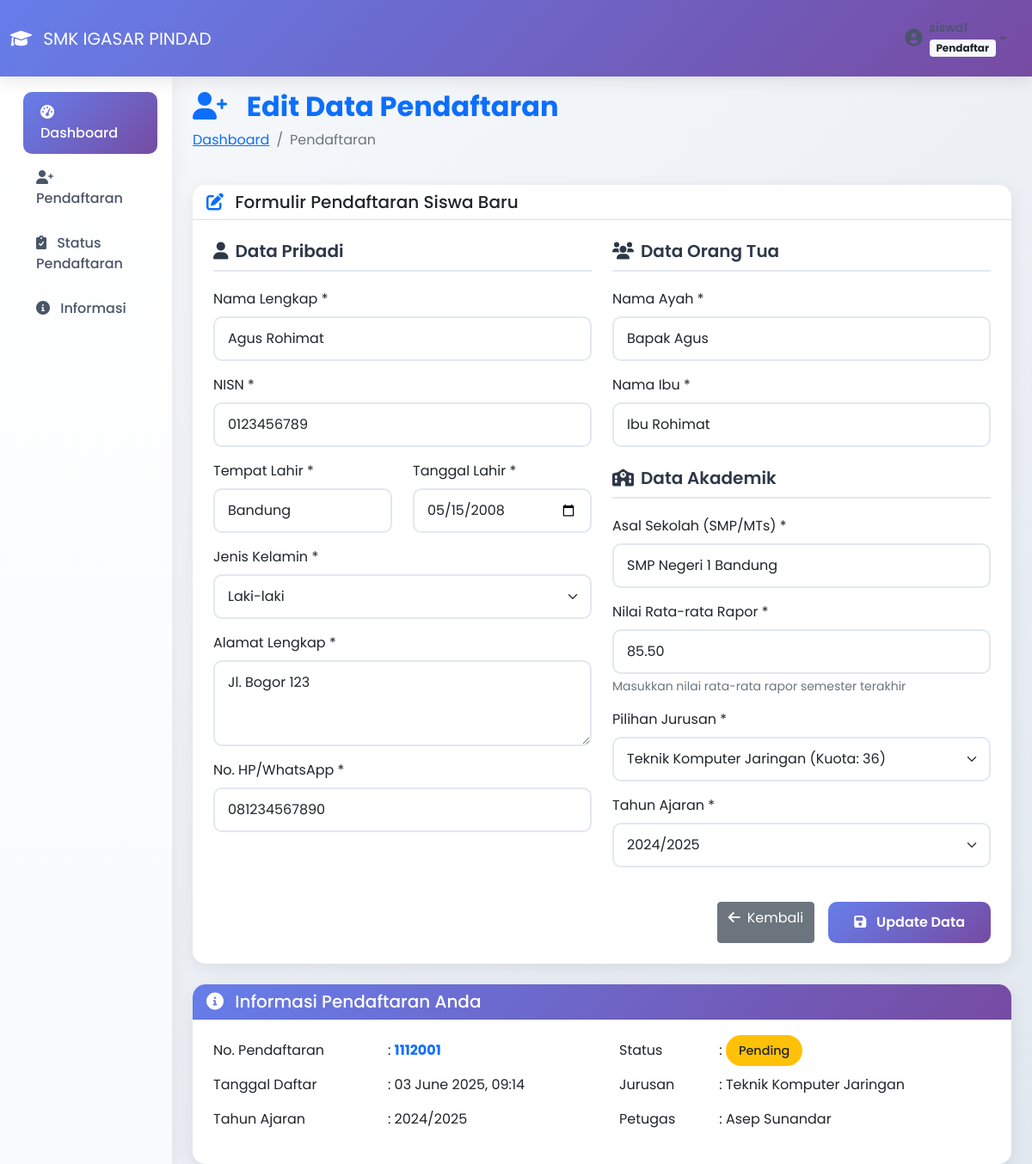
The page /Pendaftaran.php (signed in) on the database its author committed.
### tables this page shows
CREATE TABLE pendaftar (
    no_daftar VARCHAR(20) PRIMARY KEY,
    nama VARCHAR(100),
    alamat TEXT,
    jk CHAR(1),
    kode_jur VARCHAR(10),
    kd_petugas VARCHAR(10),
    tahun_ajaran VARCHAR(10),
    nisn VARCHAR(20),
    tempat_lahir VARCHAR(100),
    tanggal_lahir DATE,
    nama_ayah VARCHAR(100),
    nama_ibu VARCHAR(100),
    no_hp VARCHAR(20),
    asal_sekolah VARCHAR(100),
    nilai_rata DECIMAL(5,2),
    status_pendaftaran ENUM('pending', 'diterima', 'ditolak') DEFAULT 'pending',
    user_id INT,
    tanggal_daftar TIMESTAMP DEFAULT CURRENT_TIMESTAMP,
    FOREIGN KEY (kode_jur) REFERENCES jurusan(kode_jur),
    FOREIGN KEY (kd_petugas) REFERENCES petugas(kd_petugas),
    FOREIGN KEY (user_id) REFERENCES registrasi(id_registrasi)
);

CREATE TABLE jurusan (
    kode_jur VARCHAR(10) PRIMARY KEY,
    nama_jurusan VARCHAR(100),
    kuota INT DEFAULT 30,
    status VARCHAR(20) DEFAULT 'aktif',
    created_at TIMESTAMP DEFAULT CURRENT_TIMESTAMP
);

CREATE TABLE petugas (
    kd_petugas VARCHAR(10) PRIMARY KEY,
    nama_petugas VARCHAR(100),
    role ENUM('petugas', 'admin', 'tu', 'kepala_sekolah'),
    user_id INT,
    created_at TIMESTAMP DEFAULT CURRENT_TIMESTAMP,
    FOREIGN KEY (user_id) REFERENCES registrasi(id_registrasi)
);

### classes/Pendaftar.php (called while the page is built, shortened)
<?php
class Pendaftar {
    private $conn;
    public function __construct($db) {
        $this->conn = $db;
    }
    public function getByUserId($user_id) {
        $query = "SELECT p.*, j.nama_jurusan, pt.nama_petugas
                 FROM pendaftar p
                 LEFT JOIN jurusan j ON p.kode_jur = j.kode_jur
                 LEFT JOIN petugas pt ON p.kd_petugas = pt.kd_petugas
                 WHERE p.user_id = ?";
        $stmt = $this->conn->prepare($query);
        $stmt->bindParam(1, $user_id);
        $stmt->execute();
        return $stmt->fetch(PDO::FETCH_ASSOC);
    }
}
?>

### classes/Jurusan.php (called while the page is built, shortened)
<?php
class Jurusan {
    private $conn;
    public function __construct($db) {
        $this->conn = $db;
    }
    public function getJurusan() {
        $query = "SELECT * FROM jurusan WHERE status = 'aktif' ORDER BY nama_jurusan";
        $stmt = $this->conn->prepare($query);
        $stmt->execute();
        return $stmt;
    }
}
?>

### Pendaftaran.php (the view, shortened to what this page needs)
<?php
require_once 'classes/Pendaftar.php';
require_once 'classes/Jurusan.php';
$database = new Database();
$db = $database->getConnection();
$pendaftar = new Pendaftar($db);
$jurusan = new Jurusan($db);
$existing_data = $pendaftar->getByUserId($_SESSION['user_id']);
$jurusan_list = $jurusan->getJurusan();
?>
<!DOCTYPE html>
<html lang="id">
<head>
    <link href="https://cdn.jsdelivr.net/npm/bootstrap@5.1.3/dist/css/bootstrap.min.css" rel="stylesheet">
    <link href="https://cdnjs.cloudflare.com/ajax/libs/font-awesome/6.0.0/css/all.min.css" rel="stylesheet">
</head>
<body>
    <?php include 'includes/navbar.php'; ?>
    <div class="container-fluid">
        <div class="row">
            <?php include 'includes/sidebar.php'; ?>
            <main class="col-md-9 ms-sm-auto col-lg-10 px-md-4">
                <div class="d-flex justify-content-between flex-wrap flex-md-nowrap align-items-center pt-3 pb-2 mb-3">
                    <div>
                        <h1 class="h2 text-primary fw-bold">
                            <i class="fas fa-user-plus me-3"></i>
                            <?php echo $existing_data ? 'Edit Data Pendaftaran' : 'Form Pendaftaran'; ?>
                        </h1>
                        <nav aria-label="breadcrumb">
                            <ol class="breadcrumb">
                                <li class="breadcrumb-item"><a href="dashboard.php">Dashboard</a></li>
                                <li class="breadcrumb-item active">Pendaftaran</li>
                            </ol>
                        </nav>
                    </div>
                </div>
                <div class="card">
                    <div class="card-header bg-transparent">
                        <h5 class="mb-0">
                            <i class="fas fa-edit me-2 text-primary"></i>
                            Formulir Pendaftaran Siswa Baru
                        </h5>
                    </div>
                    <div class="card-body p-4">
                        <form method="POST" id="pendaftaranForm">
                            <div class="row">
                                <div class="col-md-6">
                                    <h5 class="section-title">
                                        <i class="fas fa-user me-2"></i>Data Pribadi
                                    </h5>
                                    <div class="mb-3">
                                        <label for="nama" class="form-label fw-semibold">Nama Lengkap *</label>
                                        <input type="text" class="form-control" id="nama" name="nama"
                                               value="<?php echo htmlspecialchars($existing_data['nama'] ?? ''); ?>" required>
                                    </div>
                                    <div class="mb-3">
                                        <label for="nisn" class="form-label fw-semibold">NISN *</label>
                                        <input type="text" class="form-control" id="nisn" name="nisn"
                                               value="<?php echo htmlspecialchars($existing_data['nisn'] ?? ''); ?>" required>
                                    </div>
                                    <div class="row">
                                        <div class="col-md-6 mb-3">
                                            <label for="tempat_lahir" class="form-label fw-semibold">Tempat Lahir *</label>
                                            <input type="text" class="form-control" id="tempat_lahir" name="tempat_lahir"
                                                   value="<?php echo htmlspecialchars($existing_data['tempat_lahir'] ?? ''); ?>" required>
                                        </div>
                                        <div class="col-md-6 mb-3">
                                            <label for="tanggal_lahir" class="form-label fw-semibold">Tanggal Lahir *</label>
                                            <input type="date" class="form-control" id="tanggal_lahir" name="tanggal_lahir"
                                                   value="<?php echo $existing_data['tanggal_lahir'] ?? ''; ?>" required>
                                        </div>
                                    </div>
                                    <div class="mb-3">
                                        <label for="jk" class="form-label fw-semibold">Jenis Kelamin *</label>
                                        <select class="form-select" id="jk" name="jk" required>
                                            <option value="L" <?php echo ($existing_data['jk'] ?? '') == 'L' ? 'selected' : ''; ?>>Laki-laki</option>
                                        </select>
                                    </div>
                                    <div class="mb-3">
                                        <label for="alamat" class="form-label fw-semibold">Alamat Lengkap *</label>
                                        <textarea class="form-control" id="alamat" name="alamat" rows="3" required><?php echo htmlspecialchars($existing_data['alamat'] ?? ''); ?></textarea>
                                    </div>
                                    <div class="mb-3">
                                        <label for="no_hp" class="form-label fw-semibold">No. HP/WhatsApp *</label>
                                        <input type="tel" class="form-control" id="no_hp" name="no_hp"
                                               value="<?php echo htmlspecialchars($existing_data['no_hp'] ?? ''); ?>" required>
                                    </div>
                                </div>
                                <div class="col-md-6">
                                    <h5 class="section-title">
                                        <i class="fas fa-users me-2"></i>Data Orang Tua
                                    </h5>
                                    <div class="mb-3">
                                        <label for="nama_ayah" class="form-label fw-semibold">Nama Ayah *</label>
                                        <input type="text" class="form-control" id="nama_ayah" name="nama_ayah"
                                               value="<?php echo htmlspecialchars($existing_data['nama_ayah'] ?? ''); ?>" required>
                                    </div>
                                    <div class="mb-3">
                                        <label for="nama_ibu" class="form-label fw-semibold">Nama Ibu *</label>
                                        <input type="text" class="form-control" id="nama_ibu" name="nama_ibu"
                                               value="<?php echo htmlspecialchars($existing_data['nama_ibu'] ?? ''); ?>" required>
                                    </div>
                                    <h5 class="section-title mt-4">
                                        <i class="fas fa-school me-2"></i>Data Akademik
                                    </h5>
                                    <div class="mb-3">
                                        <label for="asal_sekolah" class="form-label fw-semibold">Asal Sekolah (SMP/MTs) *</label>
                                        <input type="text" class="form-control" id="asal_sekolah" name="asal_sekolah"
                                               value="<?php echo htmlspecialchars($existing_data['asal_sekolah'] ?? ''); ?>" required>
                                    </div>
                                    <div class="mb-3">
                                        <label for="nilai_rata" class="form-label fw-semibold">Nilai Rata-rata Rapor *</label>
                                        <input type="number" class="form-control" id="nilai_rata" name="nilai_rata"
                                               step="0.01" min="0" max="100"
                                               value="<?php echo $existing_data['nilai_rata'] ?? ''; ?>" required>
                                        <div class="form-text">Masukkan nilai rata-rata rapor semester terakhir</div>
                                    </div>
                                    <div class="mb-3">
                                        <label for="kode_jur" class="form-label fw-semibold">Pilihan Jurusan *</label>
                                        <select class="form-select" id="kode_jur" name="kode_jur" required>
                                            <?php while ($row = $jurusan_list->fetch(PDO::FETCH_ASSOC)): ?>
                                            <option value="<?php echo $row['kode_jur']; ?>"
                                                    <?php echo ($existing_data['kode_jur'] ?? '') == $row['kode_jur'] ? 'selected' : ''; ?>>
                                                <?php echo $row['nama_jurusan']; ?> (Kuota: <?php echo $row['kuota']; ?>)
                                            </option>
                                            <?php endwhile; ?>
                                        </select>
                                    </div>
                                    <div class="mb-3">
                                        <label for="tahun_ajaran" class="form-label fw-semibold">Tahun Ajaran *</label>
                                        <select class="form-select" id="tahun_ajaran" name="tahun_ajaran" required>
                                            <option value="2024/2025" <?php echo ($existing_data['tahun_ajaran'] ?? '') == '2024/2025' ? 'selected' : ''; ?>>2024/2025</option>
                                        </select>
                                    </div>
                                </div>
                            </div>
                            <div class="row mt-4">
                                <div class="col-12">
                                    <div class="d-grid gap-2 d-md-flex justify-content-md-end">
                                        <a href="dashboard.php" class="btn btn-secondary me-md-2">
                                            <i class="fas fa-arrow-left me-2"></i>Kembali
                                        </a>
                                        <button type="submit" class="btn btn-primary">
                                            <i class="fas fa-save me-2"></i>
                                            <?php echo $existing_data ? 'Update Data' : 'Daftar Sekarang'; ?>
                                        </button>
                                    </div>
                                </div>
                            </div>
                        </form>
                    </div>
                </div>
                <?php if ($existing_data): ?>
                <div class="card mt-4">
                    <div class="card-header info-card">
                        <h5 class="mb-0 text-white">
                            <i class="fas fa-info-circle me-2"></i>
                            Informasi Pendaftaran Anda
                        </h5>
                    </div>
                    <div class="card-body">
                        <div class="row">
                            <div class="col-md-6">
                                <table class="table table-borderless">
                                    <tr>
                                        <td class="fw-semibold">No. Pendaftaran</td>
                                        <td>: <span class="text-primary fw-bold"><?php echo $existing_data['no_daftar']; ?></span></td>
                                    </tr>
                                    <tr>
                                        <td class="fw-semibold">Tanggal Daftar</td>
                                        <td>: <?php echo date('d F Y, H:i', strtotime($existing_data['tanggal_daftar'])); ?></td>
                                    </tr>
                                    <tr>
                                        <td class="fw-semibold">Tahun Ajaran</td>
                                        <td>: <?php echo $existing_data['tahun_ajaran']; ?></td>
                                    </tr>
                                </table>
                            </div>
                            <div class="col-md-6">
                                <table class="table table-borderless">
                                    <tr>
                                        <td class="fw-semibold">Status</td>
                                        <td>:
                                            <span class="status-badge bg-<?php
                                                echo $existing_data['status_pendaftaran'] == 'diterima' ? 'success' :
                                                    ($existing_data['status_pendaftaran'] == 'ditolak' ? 'danger' : 'warning');
                                            ?>">
                                                <?php echo ucfirst($existing_data['status_pendaftaran']); ?>
                                            </span>
                                        </td>
                                    </tr>
                                    <tr>
                                        <td class="fw-semibold">Jurusan</td>
                                        <td>: <?php echo $existing_data['nama_jurusan']; ?></td>
                                    </tr>
                                    <tr>
                                        <td class="fw-semibold">Petugas</td>
                                        <td>: <?php echo $existing_data['nama_petugas'] ?? 'Belum ditentukan'; ?></td>
                                    </tr>
                                </table>
                            </div>
                        </div>
                    </div>
                </div>
                <?php endif; ?>
            </main>
        </div>
    </div>
</body>
</html>

### rows shown on the page
pendaftar: nama "Agus Rohimat", nisn "0123456789", tempat_lahir "Bandung", tanggal_lahir "05/15/2008", jk "Laki-laki", alamat "Jl. Bogor 123", no_hp "081234567890", nama_ayah "Bapak Agus", nama_ibu "Ibu Rohimat", asal_sekolah "SMP Negeri 1 Bandung", nilai_rata "85.50", kode_jur "Teknik Komputer Jaringan (Kuota: 36)", tahun_ajaran "2024/2025", no_daftar "1112001", tanggal_daftar "03 June 2025, 09:14", status_pendaftaran "Pending", kode_jur.nama_jurusan "Teknik Komputer Jaringan", kd_petugas.nama_petugas "Asep Sunandar"

### other values the page prints
$_SESSION['username'] "siswa1"
$_SESSION['role'] "Pendaftar"
